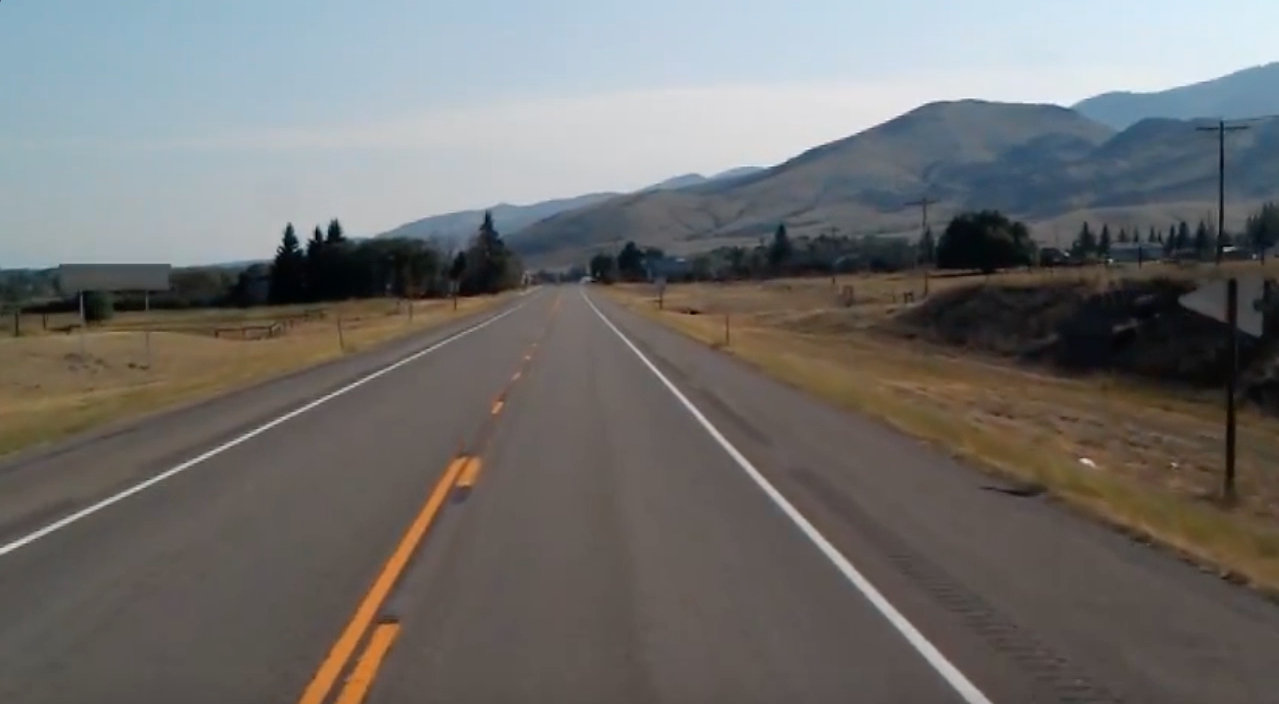
#> input picture test_image.jpg, 1279 x 704 px
$ jupyter execute --allow-errors finding_lanes.ipynb   (shell and % lines are left out)
#> lines starting #> are read from the running program, lines starting #| are printed output that depends on the picture; after the words box and inside, x2 and y2 are one past the last pixel; in counts of white or black regions, pixels touching at a corner belong together; pictures that were not available may be replaced by others from this repository, and a replacement may not be noted
[cell 1]
import cv2
import matplotlib.pyplot as plt
import numpy as np

[cell 2]
import matplotlib.image as mpimg

[cell 3]
def canny(image):
  gray=cv2.cvtColor(image,cv2.COLOR_RGB2GRAY)
  blur=cv2.GaussianBlur(gray,(5,5),0)
  canny=cv2.Canny(blur,50,150)
  return canny

def region_of_interest(image):
  height=image.shape[0]
  triangle=np.array([[(200,height),(1100,height),(550,250)]])
  mask=np.zeros_like(image)
  cv2.fillPoly(mask,triangle,255)
  masked_image=cv2.bitwise_and(image,mask)
  return masked_image

def display_lines(image,lines):
  line_image=np.zeros_like(image)
  if lines is not None:
    for line in lines:
      x1,y1,x2,y2 =line.reshape(4)
      cv2.line(line_image,(x1,y1),(x2,y2),(255,0,0),10)
  return line_image

def make_coordinates(image,line_parameters):
  slope , intercept=line_parameters
  y1=image.shape[0]
  y2=int(y1*(3/5))
  x1=int((y1-intercept)/slope)
  x2=int((y2-intercept)/slope)
  return np.array([x1,y1,x2,y2])

def average_slope_intercept(image,lines):
  left_fit = []
  right_fit = []
  for line in lines:
    x1,y1,x2,y2=line.reshape(4)
    parameters=np.polyfit((x1,x2),(y1,y2),1)
    slope=parameters[0]
    intercept=parameters[1]
    if slope < 0:
      left_fit.append((slope,intercept))
    else:
      right_fit.append((slope,intercept))
  left_fit_average=np.average(left_fit,axis=0)
  right_fit_average=np.average(right_fit,axis=0)
  left_line=make_coordinates(image,left_fit_average)
  right_line=make_coordinates(image,right_fit_average)
  return np.array([left_line,right_line])

[cell 4]
image =cv2.imread("test_image.jpg")
#> image is the input picture: shape (704, 1279, 3); mean B, G, R 109.7, 111.3, 112.3
#image = mpimg.imread('test_image.jpg')
plt.imshow(image)

[cell 5]
# Converting the image into gray scale
lane_image =np.copy(image)
gray=cv2.cvtColor(lane_image,cv2.COLOR_RGB2GRAY)
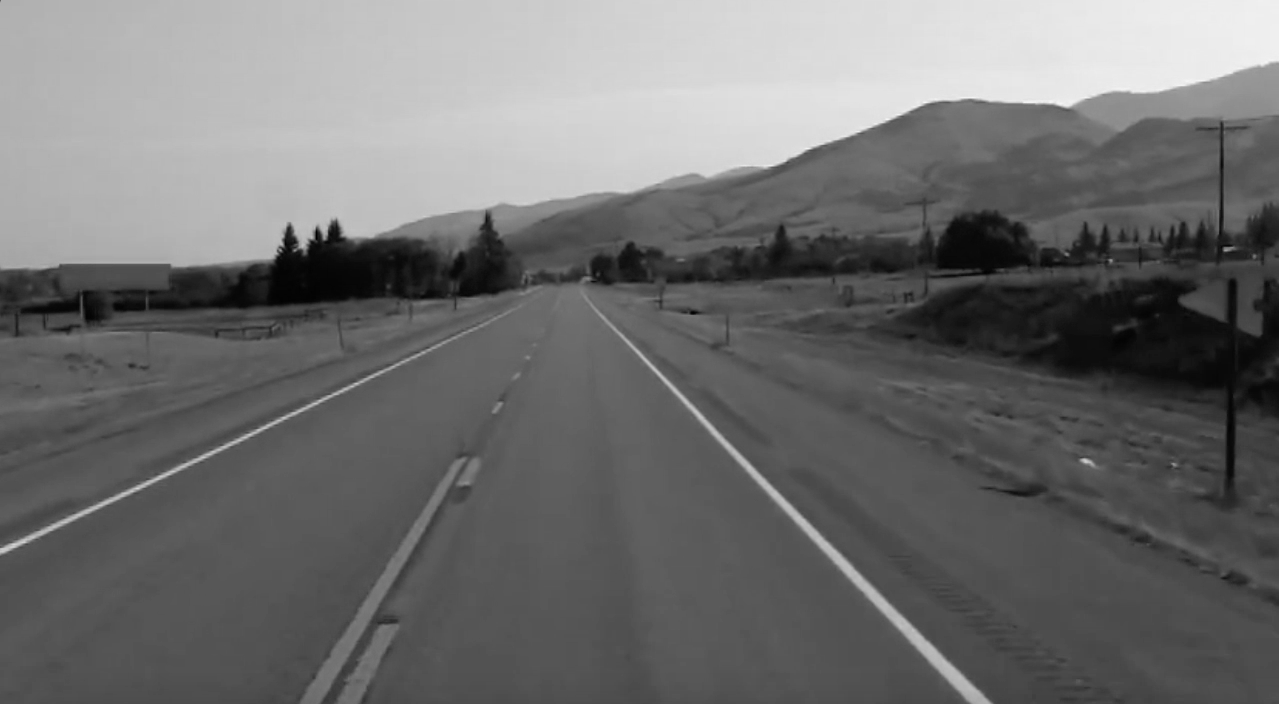
#> gray: shape (704, 1279); min 0, max 246, mean 110.9
plt.imshow(gray,cmap="gray")

[cell 6]
# Applying Gaussian blur to the gray scaled image
blur=cv2.GaussianBlur(gray,(5,5),0)
# Applying Canny edge detection to the image
canny_image=cv2.Canny(blur,50,150)
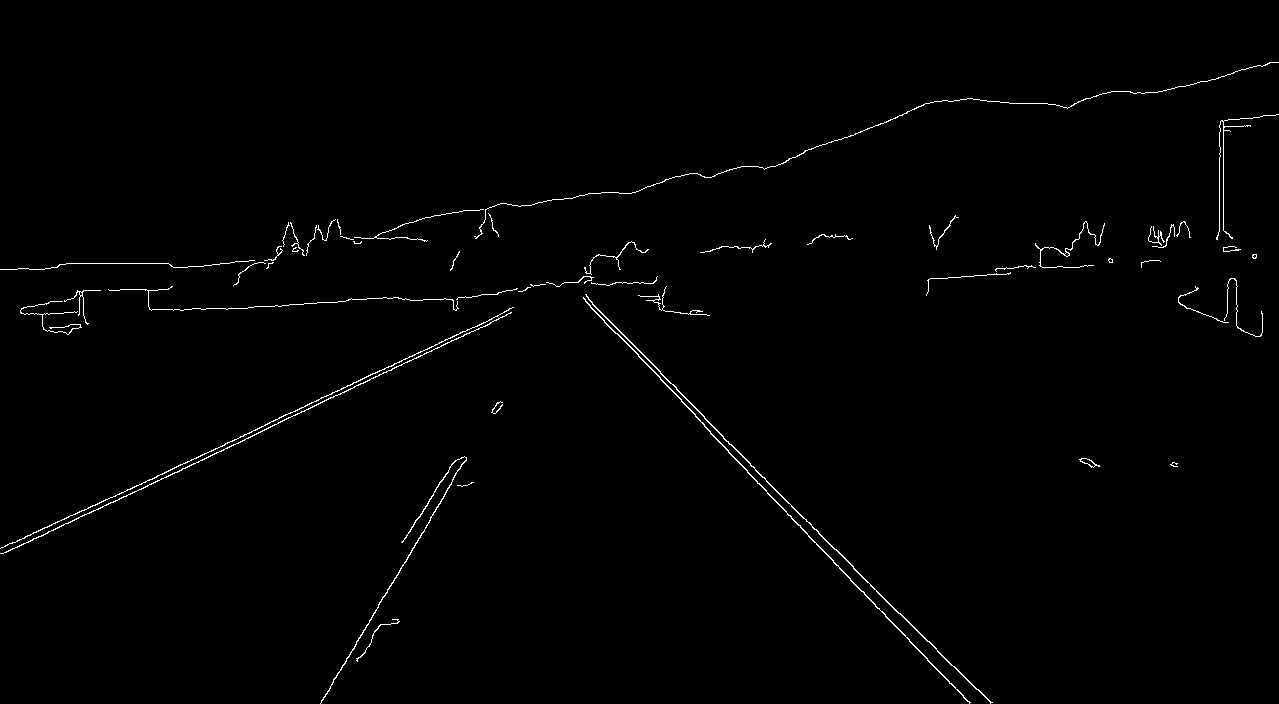
#> canny_image: shape (704, 1279); 0.91% white in thin lines or dots
plt.imshow(canny_image,cmap="gray")

[cell 7]
# Mask edges image
masked_edges=region_of_interest(canny_image)
#> in region_of_interest, `cv2.fillPoly(mask,triangle,255)`: mask: shape (704, 1279); 22.7% white; 1 white region, box (x1, y1, x2, y2) and area: (200, 250, 1100, 704) 204575
#> in region_of_interest, `masked_image=cv2.bitwise_and(image,mask)`:
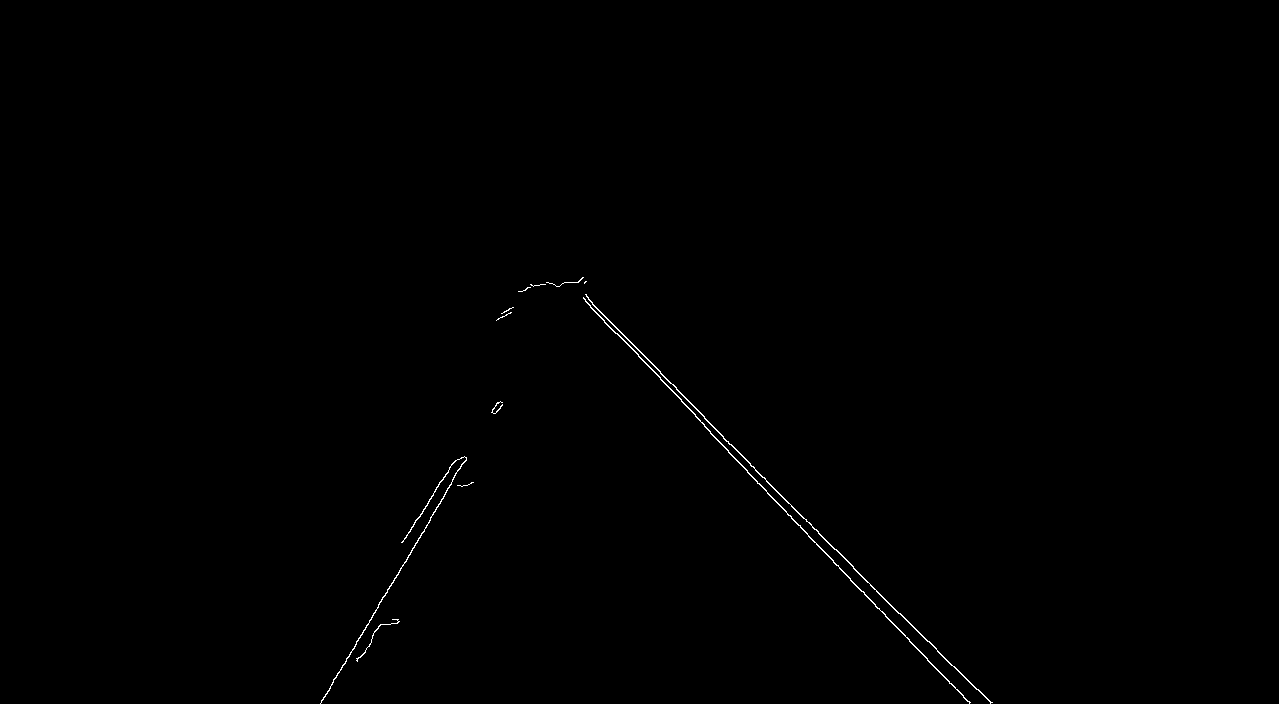
#> masked_image: shape (704, 1279); 0.26% white in thin lines or dots, all inside (x1, y1, x2, y2) = (320, 277, 993, 704)
plt.imshow(masked_edges)

[cell 8]
# Applying Hough transform to masked image
lines=cv2.HoughLinesP(masked_edges,2,np.pi/180,100,np.array([]),minLineLength=40,maxLineGap=5)
#> lines = 13 rows, first 6: [704, 418, 927, 641], [704, 426, 791, 516], [320, 703, 445, 494], [585, 301, 663, 381], [630, 341, 670, 383], [794, 520, 861, 591]
average_lines=average_slope_intercept(lane_image,lines)
#> the loop in average_slope_intercept, `for line in lines:` made 13 passes
#> (x1, y1, x2, y2, slope, intercept) on passes 1 to 12: (704, 418, 927, 641, 1, -286), (704, 426, 791, 516, 1.03, -302.3), (320, 703, 445, 494, -1.67, 1238), (585, 301, 663, 381, 1.03, -299), (630, 341, 670, 383, 1.05, -320.5), (794, 520, 861, 591, 1.06, -321.4), (659, 371, 704, 416, 1, -288), (870, 599, 939, 672, 1.06, -321.4), (767, 493, 807, 534, 1.03, -293.2), (423, 509, 454, 461, -1.55, 1164), (940, 653, 991, 702, 0.961, -250.1), (824, 551, 879, 609, 1.05, -317.9)
#> after the loop in average_slope_intercept, `for line in lines:`: left_fit = [(-1.67, 1238), (-1.55, 1164)]; right_fit = [(1, -286), (1.03, -302.3), (1.03, -299), (1.05, -320.5), (1.06, -321.4), (1, -288), (1.06, -321.4), (1.03, -293.2), (0.961, -250.1), (1.05, -317.9), (1, -287)]
#> in average_slope_intercept, `left_fit_average=np.average(left_fit,axis=0)`: left_fit_average = [-1.61, 1201]
#> in average_slope_intercept, `right_fit_average=np.average(right_fit,axis=0)`: right_fit_average = [1.02, -298.8]
#> in make_coordinates, `slope , intercept=line_parameters`: slope = -1.61; intercept = 1201
#> in make_coordinates, `x1=int((y1-intercept)/slope)`: x1 = 308
#> in make_coordinates, `x2=int((y2-intercept)/slope)`: x2 = 483
#> in average_slope_intercept, `left_line=make_coordinates(image,left_fit_average)`: left_line = [308, 704, 483, 422]
#> in average_slope_intercept, `right_line=make_coordinates(image,right_fit_average)`: right_line = [978, 704, 703, 422]
#> average_lines = [[308, 704, 483, 422], [978, 704, 703, 422]]
line_image=display_lines(lane_image,average_lines)
#> the loop in display_lines, `for line in lines:` made 2 passes
plt.imshow(line_image)

[cell 9]
# Combine Edited lines image with original image
combo_image=cv2.addWeighted(lane_image,0.8,line_image,1,1)
plt.imshow(combo_image)

[cell 10]
def pipline(image):
  lane_image =np.copy(image)
  gray=cv2.cvtColor(lane_image,cv2.COLOR_RGB2GRAY)
  # Applying Gaussian blur to the gray scaled image
  blur=cv2.GaussianBlur(gray,(5,5),0)
  # Applying Canny edge detection to the image
  canny_image=cv2.Canny(blur,50,150)
  masked_edges=region_of_interest(canny_image)
  lines=cv2.HoughLinesP(masked_edges,2,np.pi/180,100,np.array([]),minLineLength=40,maxLineGap=5)
  average_lines=average_slope_intercept(lane_image,lines)
  line_image=display_lines(lane_image,average_lines)
  combo_image=cv2.addWeighted(lane_image,0.8,line_image,1,1)
  return combo_image

[cell 11]
#image =cv2.imread("test_image.jpg")
image = mpimg.imread('test_image.jpg')
#> (the rest of this cell did not finish here and is left out)

[cell 12]
cap=cv2.VideoCapture("test2.mp4")
while(cap.isOpened()):
  _, farme=cap.read()
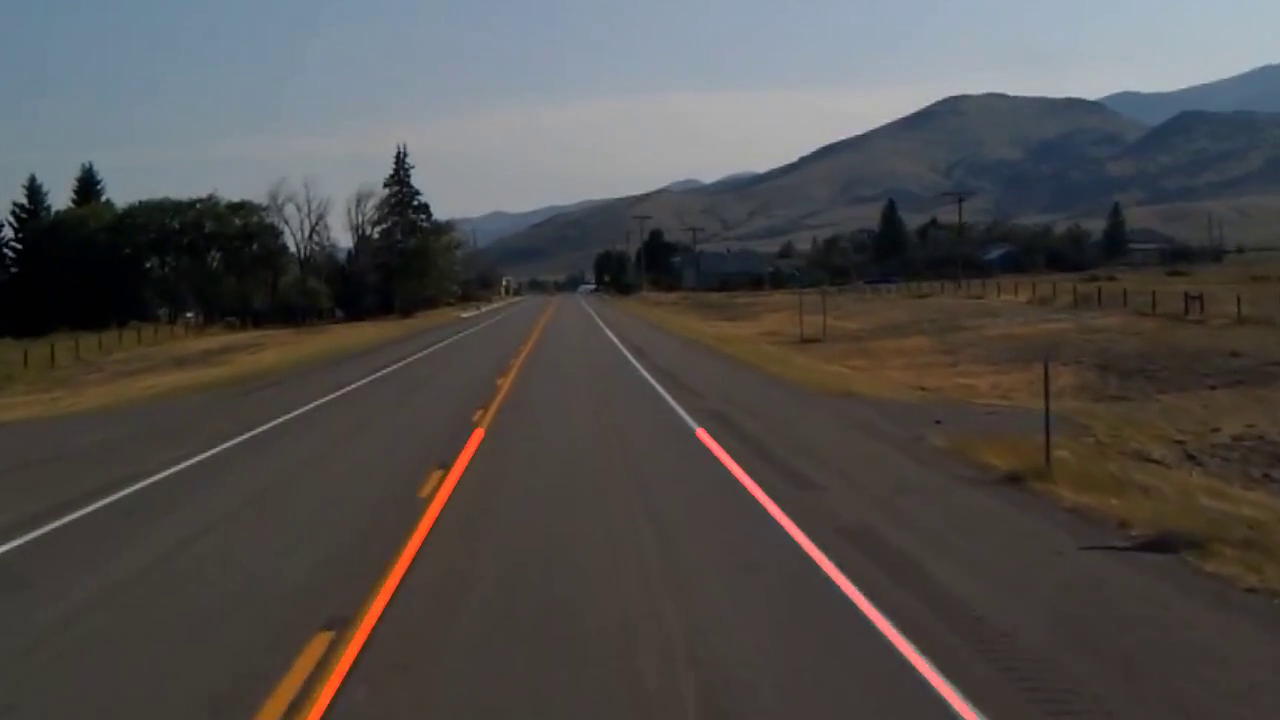
#> input picture frame 40 of lane_output.mp4, 1280 x 720 px, given in place of test2.mp4, which was not available
#> farme is the input picture: shape (720, 1280, 3); mean B, G, R 76.6, 78, 80.8
